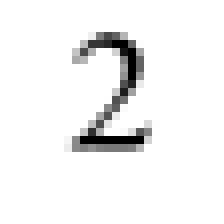
#> input picture my_own_images/2828_my_own_2.png, 28 x 28 px (shown 8 times larger)
$ jupyter execute --allow-errors 'Python神经网络编程-TariqRashid.ipynb'
#> lines starting #> are read from the running program, lines starting #| are printed output that depends on the picture
# 第2章 使用Python进行DIY
纸上得来终觉浅，绝知此事须躬行。
不积跬步，无以至千里。

## Python IPython 基础

[cell 1]
2 + 3

[cell 2]
3 * 8

[cell 3]
print("Hello world!")

[cell 4]
x = 10
print(x)
print(x + 5)

[cell 5]
# the following is error
# print(z)
# NameErrorTraceback (most recent call last)
# <ipython-input-124-a13862232985> in <module>
#       1 # the following is error
# ----> 2 print(z)

# NameError: name 'z' is not defined

[cell 6]
range(10)

[cell 7]
list(range(10))

[cell 8]
for i in range(10):
    print(i)
    print("The square of", i, "is", i*i)
    pass
print("done")

[cell 9]
def avg(x, y):
    return (x + y) / 2

print(avg(1, 2))
print(avg(1.1, 2.2))

[cell 10]
import numpy

[cell 11]
a = numpy.zeros([4,10])
print(a)
a[1,1] = 10
print(a[1,1])
print(a[1,0])
a[2,9] = 20
print(a)

[cell 12]
import matplotlib.pyplot

matplotlib.pyplot.imshow(a)
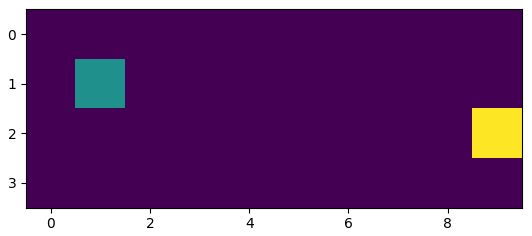
#> figure drawn by matplotlib, 1 panel

[cell 13]
matplotlib.pyplot.imshow(a, interpolation="sinc")
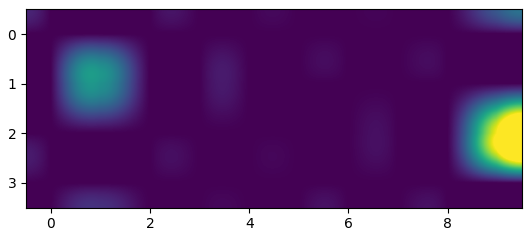
#> figure drawn by matplotlib, 1 panel

[cell 14]
class Dog:
    def __init__(self, name, temp):
        self.name = name
        self.temp = temp

    def status(self):
        print(self.name, "(", self.temp, ")", "woof!")

sizzles = Dog("aDog", 11.23)
sizzles.status()

## 使用Python制作神经网络

### 框架代码

[cell 15]
class NeuralNetwork:

    def __init__():
        pass

    def train():
        pass

    def query():
        pass

#### 初始化网络

#### 神经网络的形状及尺寸：输入层结点、隐藏层结点、输出层节点的数量，学习率

[cell 16]
class NeuralNetwork:

    def __init__(self, input_nodes, hidden_nodes, output_nodes, learning_rate):
        self.input_nodes = input_nodes
        self.hidden_nodes = hidden_nodes
        self.output_nodes = output_nodes

        self.learning_rate = learning_rate
        pass

    def train():
        pass

    def query():
        pass

input_nodes = 3
hidden_nodes = 3
output_nodes = 3

learning_rate = 0.5

n = NeuralNetwork(input_nodes, hidden_nodes, output_nodes, learning_rate)

#### 链接权重：计算前馈信号、反向传播误差，并且在试图改进网络时优化链接权重本身

##### 使用 0~1 随机数

[cell 17]
r = 3
c = 5
c0 = numpy.random.rand(r, c)
r0 = list(range(r * c))
print(c0)
print(r0)
matplotlib.pyplot.scatter(r0, c0)
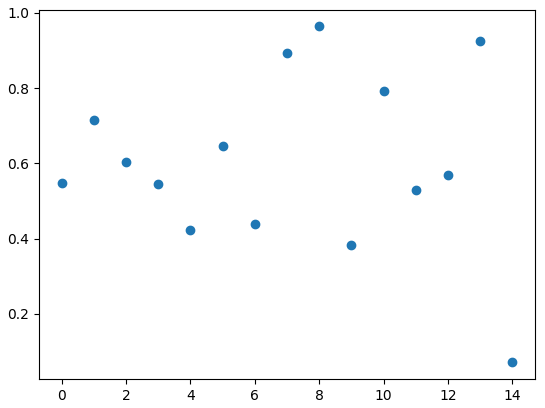
#> figure drawn by matplotlib, 1 panel

##### 权重可以为正数，也可以为负数

[cell 18]
r = 3
c = 5
c1 = numpy.random.rand(r, c) - 0.5
r1 = list(range(r * c))
print(c1)
print(r1)
matplotlib.pyplot.scatter(r1, c1)
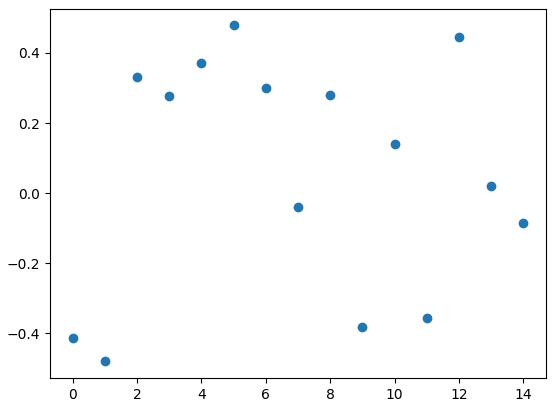
#> figure drawn by matplotlib, 1 panel

[cell 19]
class NeuralNetwork:

    def __init__(self, input_nodes, hidden_nodes, output_nodes, learning_rate):
        self.input_nodes = input_nodes
        self.hidden_nodes = hidden_nodes
        self.output_nodes = output_nodes

        self.learning_rate = learning_rate

        self.weight_input_hidden = numpy.random.rand(self.hidden_nodes, self.input_nodes) - 0.5
        self.weight_hidden_output = numpy.random.rand(self.output_nodes, self.hidden_nodes) - 0.5
        pass

    def train():
        pass

    def query():
        pass

input_nodes = 3
hidden_nodes = 3
output_nodes = 3

learning_rate = 0.5

n = NeuralNetwork(input_nodes, hidden_nodes, output_nodes, learning_rate)

##### 使用正态分布的随机数

[cell 20]
r = 3
c = 5
c2 = numpy.sort(numpy.random.normal(0, 1, (1, r * c)))
r2 = list(range(r * c))
print(c2)
print(r2)
matplotlib.pyplot.scatter(r2, c2)

##### 查询网络

[cell 21]
import scipy.special

[cell 22]
class NeuralNetwork:

    def __init__(self, input_nodes, hidden_nodes, output_nodes, learning_rate):
        self.input_nodes = input_nodes
        self.hidden_nodes = hidden_nodes
        self.output_nodes = output_nodes

        self.learning_rate = learning_rate

        self.weight_input_hidden = numpy.random.rand(self.hidden_nodes, self.input_nodes) - 0.5
        self.weight_hidden_output = numpy.random.rand(self.output_nodes, self.hidden_nodes) - 0.5

        self.activation_function = lambda x: scipy.special.expit(x)
        pass

    def train():
        pass

    def query(self, inputs_list):
        inputs = numpy.array(inputs_list, ndmin=2).T

        hidden_inputs = numpy.dot(self.weight_input_hidden, inputs)
        hidden_outputs = self.activation_function(hidden_inputs)

        final_inputs = numpy.dot(self.weight_hidden_output, hidden_outputs)
        final_outputs = self.activation_function(final_inputs)

        return final_outputs

    def dump(self):
        print("================dump=====================")
        print("        input_nodes  = ", self.input_nodes)
        print("        hidden_nodes = ", self.hidden_nodes)
        print("        output_nodes = ", self.output_nodes)
        print(" weight_input_hidden = ", self.weight_input_hidden.shape, "\n", self.weight_input_hidden)
        print("weight_hidden_output = ", self.weight_hidden_output.shape, "\n", self.weight_hidden_output)
        print("=================end=====================")
        pass

input_nodes = 3
hidden_nodes = 2
output_nodes = 3

learning_rate = 0.5

n = NeuralNetwork(input_nodes, hidden_nodes, output_nodes, learning_rate)
n.dump()

input_list = [1.0, 0.5, -1.5]
r = n.query(input_list)
print(r)

n.dump()

[cell 23]
inputs_list = [1.0, 0.5, -1.5]
inputs = numpy.array(input_list, ndmin=2).T
print("input_list = \n", inputs_list)
print("inputs = \n", inputs.shape)
print("inputs = \n", inputs)

inputs = numpy.array(input_list, ndmin=1)
print("inputs = \n", inputs)
print("inputs = \n", inputs.shape)
print("inputs.T = \n", inputs.T)

inputs = numpy.array(input_list, ndmin=3)
print("inputs = \n", inputs)
print("inputs = \n", inputs.shape)
print("inputs.T = \n", inputs.T)

##### 训练网络

[cell 24]
class NeuralNetwork:

    def __init__(self, input_nodes, hidden_nodes, output_nodes, learning_rate):
        self.input_nodes = input_nodes
        self.hidden_nodes = hidden_nodes
        self.output_nodes = output_nodes

        self.learning_rate = learning_rate

        self.weight_input_hidden = numpy.random.rand(self.hidden_nodes, self.input_nodes) - 0.5
        self.weight_hidden_output = numpy.random.rand(self.output_nodes, self.hidden_nodes) - 0.5

        self.activation_function = lambda x: scipy.special.expit(x)
        pass

    def train(self, inputs_list, targets_list):
        ### 以下与 query() 相同
        inputs = numpy.array(inputs_list, ndmin=2).T

        hidden_inputs = numpy.dot(self.weight_input_hidden, inputs)
        hidden_outputs = self.activation_function(hidden_inputs)

        final_inputs = numpy.dot(self.weight_hidden_output, hidden_outputs)
        final_outputs = self.activation_function(final_inputs)

        targets = numpy.array(targets_list, ndmin=2).T
        ### 计算误差
        output_errors = targets - final_outputs
        ### 使用 output_errors 优化 hidden 层与 output 层之间的权重
        self.weight_hidden_output += self.learning_rate * \
                numpy.dot(output_errors * final_outputs * (1 - final_outputs), numpy.transpose(hidden_outputs))

        ### 计算 hidden 节点反向传播的误差
        hidden_errors = numpy.dot(self.weight_hidden_output.T, output_errors)
        ### 使用 hidden_errors 优化  input 层与 hidden 层之间的权重
        self.weight_input_hidden += self.learning_rate * \
                numpy.dot(hidden_errors * hidden_outputs * (1 - hidden_outputs), numpy.transpose(inputs))

        pass

    def query(self, inputs_list):
        inputs = numpy.array(inputs_list, ndmin=2).T

        hidden_inputs = numpy.dot(self.weight_input_hidden, inputs)
        hidden_outputs = self.activation_function(hidden_inputs)

        final_inputs = numpy.dot(self.weight_hidden_output, hidden_outputs)
        final_outputs = self.activation_function(final_inputs)

        return final_outputs

    def dump(self):
        print("================dump=====================")
        print("        input_nodes  = ", self.input_nodes)
        print("        hidden_nodes = ", self.hidden_nodes)
        print("        output_nodes = ", self.output_nodes)
        print(" weight_input_hidden = ", self.weight_input_hidden.shape, "\n", self.weight_input_hidden)
        print("weight_hidden_output = ", self.weight_hidden_output.shape, "\n", self.weight_hidden_output)
        print("=================end=====================")
        pass

input_nodes = 3
hidden_nodes = 2
output_nodes = 3

learning_rate = 0.1

n = NeuralNetwork(input_nodes, hidden_nodes, output_nodes, learning_rate)
n.dump()

inputs_list = [10.0, 0.5, -1.5]
targets_list = [1.0, 0.0001, 0.0001]
n.train(inputs_list, targets_list)

r = n.query(inputs_list)
print(r)
print(r.T)
print(numpy.transpose(r))

n.dump()

## 手写数字的数据集MNIST

- 神经网络专家 Yann LeCun 提供了手写数字的 MNIST 数据库：http://yann.lecun.com/exdb/mnist/
- 基于MNIST创建相当简单的数据文件格式：http://pjreddie.com/projects/mnist-in-csv/
- 6w+ 个标记样本集，1w 测试集
- 分开训练和测试数据集是为了确保可以使用神经网络之前没有见过的数据进行两次测试

[cell 25]
import numpy
import matplotlib.pyplot
import scipy.special

### 读数据集

[cell 26]
data_file = open("mnist_dataset/mnist_train_100.csv", 'r')
#> (reads mnist_dataset/mnist_train_100.csv from the repository)
data_list = data_file.readlines()
data_file.close()

### 查看数据集内容

[cell 27]
def display_line(data_line):
    data_values = data_line.split(",")
    print("数字为", data_values[0])
    image_array = numpy.asfarray(data_values[1:]).reshape((28,28))
    matplotlib.pyplot.imshow(image_array, cmap="Greys")
    # imshow(a) will plot the values of the array a as pixel values,
    # but it won't display the plot. To view the image after each iteration
    # of the for loop, you need to add show().
    matplotlib.pyplot.show()
    pass

for i in range(5):
    display_line(data_list[i])
#> this loop made 5 passes
#> pass 1, in display_line, `matplotlib.pyplot.show()`:
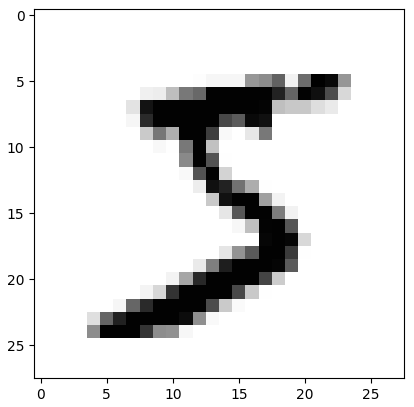
#> figure drawn by matplotlib, 1 panel
#> pass 2, in display_line (call 2), `matplotlib.pyplot.show()`:
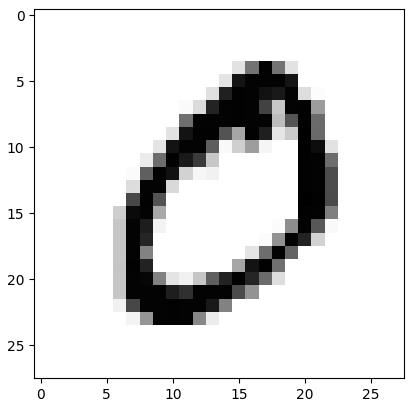
#> figure drawn by matplotlib, 1 panel

### 把颜色值从0-255缩放到0.01-1.0
选 0.01 为避免使用 0 值会人为地造成权重更新失败

[cell 28]
data_line = data_list[0]
print(data_line)

data_values = data_line.split(",")
data_scaled = numpy.asfarray(data_values[1:]) / 255.0 * 0.99 + 0.01
print(data_scaled)

### 目标数组
如标签为 5，则需要创建输出节点的目标数组，其中对应标签 5 的节点，其它节点的值应都很小，形如: `[0, 0, 0, 0, 0, 1, 0, 0, 0, 0]

[cell 29]
output_nodes = 10
targets_list = numpy.zeros(output_nodes) + 0.01
print(targets_list)

print(int(data_values[0]))
targets_list[int(data_values[0])] = 0.99
print(targets_list)

[cell 30]
import numpy
import matplotlib.pyplot
import scipy.special

class NeuralNetwork:

    def __init__(self, input_nodes, hidden_nodes, output_nodes, learning_rate):
        self.input_nodes = input_nodes
        self.hidden_nodes = hidden_nodes
        self.output_nodes = output_nodes

        self.learning_rate = learning_rate

        self.weight_input_hidden = numpy.random.rand(self.hidden_nodes, self.input_nodes) - 0.5
        self.weight_hidden_output = numpy.random.rand(self.output_nodes, self.hidden_nodes) - 0.5

        self.activation_function = lambda x: scipy.special.expit(x)
        pass

    # [45 lines left out: functions train, query, dump, not called in this run]

input_nodes = 784 # 28 * 28
hidden_nodes = 200
output_nodes = 10

learning_rate = 0.1

n = NeuralNetwork(input_nodes, hidden_nodes, output_nodes, learning_rate)
# n.dump()

train_file = "mnist_dataset/mnist_train_100.csv"
test_file = "mnist_dataset/mnist_test_10.csv"
train_file = "mnist_dataset/mnist_train.csv"
test_file = "mnist_dataset/mnist_test.csv"

# MNIST
#> (the rest of this cell did not finish here and is left out)

### 增加训练次数 epochs
通过提供更多爬下斜坡的机会，有助力在梯度下降过程中进行权重更新。

[cell 31]
import numpy
import matplotlib.pyplot
import scipy.special

class NeuralNetwork:

    def __init__(self, input_nodes, hidden_nodes, output_nodes, learning_rate):
        self.input_nodes = input_nodes
        self.hidden_nodes = hidden_nodes
        self.output_nodes = output_nodes

        self.learning_rate = learning_rate

        self.weight_input_hidden = numpy.random.rand(self.hidden_nodes, self.input_nodes) - 0.5
        self.weight_hidden_output = numpy.random.rand(self.output_nodes, self.hidden_nodes) - 0.5

        self.activation_function = lambda x: scipy.special.expit(x)
        pass

    # [45 lines left out: functions train, query, dump, not called in this run]

input_nodes = 784 # 28 * 28
hidden_nodes = 200
output_nodes = 10

learning_rate = 0.1

n = NeuralNetwork(input_nodes, hidden_nodes, output_nodes, learning_rate)
# n.dump()

train_file = "mnist_dataset/mnist_train_100.csv"
test_file = "mnist_dataset/mnist_test_10.csv"
train_file = "mnist_dataset/mnist_train.csv"
test_file = "mnist_dataset/mnist_test.csv"

# MNIST
#> (the rest of this cell did not finish here and is left out)

## 改进

### 整合代码，将所有的参数提取出来，并增加时间统计

[cell 32]
import time
import numpy
import matplotlib.pyplot
import scipy.special

class NeuralNetwork:

    def __init__(self, input_nodes, hidden_nodes, output_nodes, learning_rate):
        self.input_nodes = input_nodes
        self.hidden_nodes = hidden_nodes
        self.output_nodes = output_nodes

        self.learning_rate = learning_rate

        self.weight_input_hidden = numpy.random.rand(self.hidden_nodes, self.input_nodes) - 0.5
        self.weight_hidden_output = numpy.random.rand(self.output_nodes, self.hidden_nodes) - 0.5

        self.activation_function = lambda x: scipy.special.expit(x)
        pass

    # [45 lines left out: functions train, query, dump, not called in this run]

def timeit(method):

    def timed(*args, **kw):
        ts = time.time()
        result = method(*args, **kw)
        te = time.time()

        print('................................cost: %2.2f sec' % (te-ts))
        return result

    return timed

@timeit
def pilot(input_nodes = 784, \
          hidden_nodes = 200, \
          output_nodes = 10, \
          learning_rate = 0.1, \
          train_file = "mnist_dataset/mnist_train_100.csv", \
          test_file = "mnist_dataset/mnist_test_10.csv", \
          epochs = 1):

    n = NeuralNetwork(input_nodes, hidden_nodes, output_nodes, learning_rate)
    # n.dump()

    # MNIST
    data_file = open(train_file, 'r')
    data_list = data_file.readlines()
    data_file.close()


    # 循环 epochs 次
    for e in range(epochs):
        # train
        for line in data_list:
            data_values = line.split(',')
            inputs = numpy.asfarray(data_values[1:]) / 255.0 * 0.99 + 0.01

            target = int(data_values[0])
            targets = numpy.zeros(output_nodes) + 0.01
            targets[target] = 0.99

            n.train(inputs, targets)
            pass
        pass
    # n.dump()

    # test
    test_file = open(test_file, "r")
    test_list = test_file.readlines()
    test_file.close()

    score_card = []
    for line in test_list:
        test_values = line.split(',')
        inputs = numpy.asfarray(test_values[1:]) / 255.0 * 0.99 + 0.01

        target = int(test_values[0])
        outputs = n.query(inputs)
        # print(outputs)

        label = numpy.argmax(outputs)
        if target == label:
            score_card.append(1)
        else:
            score_card.append(0)
        pass
    # print(score_card)
    score_card_array = numpy.asarray(score_card)
    performance = score_card_array.sum() / score_card_array.size

    return {"performance": performance, "score_card": score_card_array}

### 调整 learning_rate

[cell 33]
import matplotlib.pyplot

x_list = []
y_list = []
#> (the rest of this cell did not finish here and is left out)

从图中可看出，learning_rate 取 0.2 为佳

### 调整 epochs

[cell 34]
import matplotlib.pyplot

x_list = []
y_list = []
#> (the rest of this cell did not finish here and is left out)

从图中可看出，epochs 取 2 为佳

### 调整 hidden_nodes

[cell 35]
import matplotlib.pyplot

x_list = []
y_list = []
#> (the rest of this cell did not finish here and is left out)

[cell 36]
data_file = open("mnist_dataset/mnist_train_100.csv", 'r')
data_list = data_file.readlines()
data_file.close()

# [10 lines left out: function display_line, not called in this run]

import imageio
import glob

for image_file_name in glob.glob('my_own_images/2828_my_own_2.png'):
    image_array = imageio.imread(image_file_name, as_gray=True)
#> image_array is the input picture: shape (28, 28) float32; min 0, max 255, mean 241.6
    print(image_array)
    matplotlib.pyplot.imshow(image_array, cmap="Greys")
    matplotlib.pyplot.show()

    image_data = 255.0 - image_array
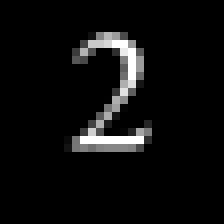
#> image_data: shape (28, 28) float32 (shown 8 times larger); min 0, max 255, mean 13.4
    image_data = image_data / 255.0 * 0.99 + 0.01
    print(image_data)
    matplotlib.pyplot.imshow(image_data, cmap="Greys")
    matplotlib.pyplot.show()

    test_data = image_data.reshape(784)
#> test_data = 784 values, max 1 at index 154, min 0.01 at index 0, mean 0.0621
    print(test_data)

    pass

[cell 37]
fig = matplotlib.pyplot.figure()
ax = fig.add_subplot(111)
ax.set(xlim=[0, 2], ylim=[0.8, 1.0], title='performance & hidden_nodes', ylabel='performance', xlabel='hidden_nodes')
ax.yaxis.grid(True)
ax.plot(x_list, y_list, 'bo--')
fig.show()
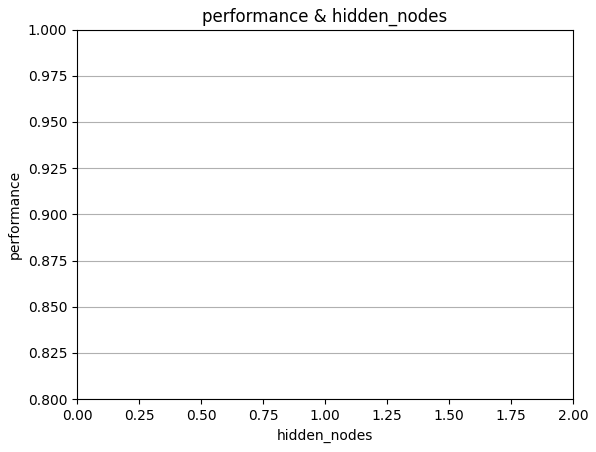
#> figure drawn by matplotlib, 1 panel
